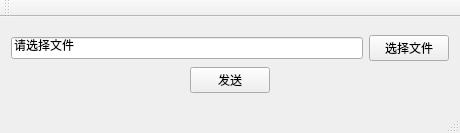
<?xml version="1.0" encoding="UTF-8"?>
<ui version="4.0">
 <class>Test8_3AClass</class>
 <widget class="QMainWindow" name="Test8_3AClass">
  <property name="geometry">
   <rect>
    <x>0</x>
    <y>0</y>
    <width>460</width>
    <height>133</height>
   </rect>
  </property>
  <property name="minimumSize">
   <size>
    <width>460</width>
    <height>133</height>
   </size>
  </property>
  <property name="maximumSize">
   <size>
    <width>460</width>
    <height>133</height>
   </size>
  </property>
  <property name="windowTitle">
   <string>模拟发送文件</string>
  </property>
  <widget class="QWidget" name="centralWidget">
   <layout class="QVBoxLayout" name="verticalLayout_2">
    <item>
     <layout class="QVBoxLayout" name="verticalLayout">
      <item>
       <layout class="QHBoxLayout" name="horizontalLayout">
        <item>
         <widget class="QLineEdit" name="txtFileName">
          <property name="text">
           <string>请选择文件</string>
          </property>
          <property name="dragEnabled">
           <bool>false</bool>
          </property>
          <property name="readOnly">
           <bool>true</bool>
          </property>
         </widget>
        </item>
        <item>
         <widget class="QPushButton" name="btnSelectFile">
          <property name="text">
           <string>选择文件</string>
          </property>
         </widget>
        </item>
       </layout>
      </item>
      <item>
       <layout class="QHBoxLayout" name="horizontalLayout_2">
        <item>
         <spacer name="horizontalSpacer">
          <property name="orientation">
           <enum>Qt::Horizontal</enum>
          </property>
          <property name="sizeHint" stdset="0">
           <size>
            <width>40</width>
            <height>20</height>
           </size>
          </property>
         </spacer>
        </item>
        <item>
         <widget class="QPushButton" name="btnSend">
          <property name="text">
           <string>发送</string>
          </property>
         </widget>
        </item>
        <item>
         <spacer name="horizontalSpacer_2">
          <property name="orientation">
           <enum>Qt::Horizontal</enum>
          </property>
          <property name="sizeHint" stdset="0">
           <size>
            <width>40</width>
            <height>20</height>
           </size>
          </property>
         </spacer>
        </item>
       </layout>
      </item>
     </layout>
    </item>
   </layout>
  </widget>
  <widget class="QMenuBar" name="menuBar">
   <property name="geometry">
    <rect>
     <x>0</x>
     <y>0</y>
     <width>460</width>
     <height>23</height>
    </rect>
   </property>
  </widget>
  <widget class="QToolBar" name="mainToolBar">
   <attribute name="toolBarArea">
    <enum>TopToolBarArea</enum>
   </attribute>
   <attribute name="toolBarBreak">
    <bool>false</bool>
   </attribute>
  </widget>
  <widget class="QStatusBar" name="statusBar"/>
 </widget>
 <layoutdefault spacing="6" margin="11"/>
 <resources>
  <include location="Test8_3A.qrc"/>
 </resources>
 <connections/>
</ui>
